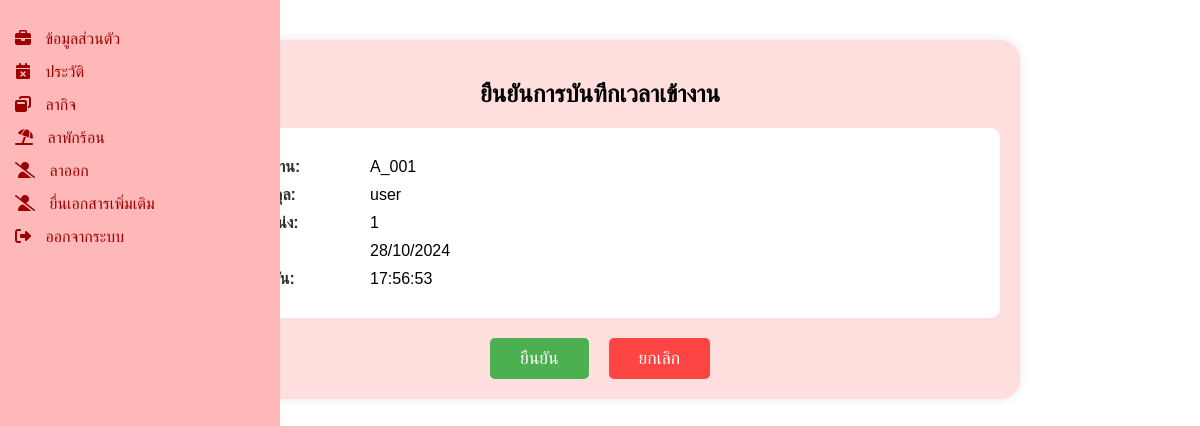
The app's page /frontend/timelog_in.php (signed in) with its own data.
### tables this page shows
CREATE TABLE `tb_data` (
  `data_id` int(11) NOT NULL,
  `user_id` int(11) NOT NULL,
  `user_no` varchar(45) DEFAULT NULL,
  `data_macAddress` varchar(45) DEFAULT NULL,
  `data_name` varchar(255) DEFAULT NULL
);

CREATE TABLE `tb_user` (
  `user_id` int(11) NOT NULL,
  `user_no` varchar(45) DEFAULT NULL,
  `user_name` varchar(255) DEFAULT NULL,
  `user_startDate` date DEFAULT NULL,
  `user_exp` varchar(50) DEFAULT NULL,
  `user_idNumber` int(11) DEFAULT NULL,
  `user_phoneNumber` varchar(11) DEFAULT NULL,
  `user_Date` date DEFAULT NULL,
  `user_age` varchar(255) DEFAULT NULL,
  `user_day` varchar(45) DEFAULT NULL,
  `user_username` varchar(45) DEFAULT NULL,
  `user_password` varchar(45) DEFAULT NULL,
  `user_gender` varchar(45) DEFAULT NULL,
  `position_id` int(11) NOT NULL
);

### frontend/timelog_in.php (the view, shortened to what this page needs)
<?php
$conn = new class_conn();
$connection = $conn->connect();
$username = $_SESSION['username'];
$query = "SELECT u.user_id, u.user_no, u.user_name, u.position_id, d.data_id
          FROM tb_user u
          LEFT JOIN tb_data d ON u.user_id = d.user_id
          WHERE u.user_username = ?";
$stmt = mysqli_prepare($connection, $query);
mysqli_stmt_bind_param($stmt, "s", $username);
mysqli_stmt_execute($stmt);
$result = mysqli_stmt_get_result($stmt);
$user_data = mysqli_fetch_assoc($result);
$today = date('Y-m-d');
$check_query = "SELECT * FROM tb_timelog WHERE user_id = ? AND DATE(timelog_date) = ?";
$check_stmt = mysqli_prepare($connection, $check_query);
mysqli_stmt_bind_param($check_stmt, "is", $user_data['user_id'], $today);
mysqli_stmt_execute($check_stmt);
$check_result = mysqli_stmt_get_result($check_stmt);
$already_logged = mysqli_num_rows($check_result) > 0;
?>
<!DOCTYPE html>
<html lang="en">
<head>
</head>
<body>
    <?php include 'sidebar.php'; ?>
    <div class="confirm-container">
        <h2 style="text-align: center;">ยืนยันการบันทึกเวลาเข้างาน</h2>
        <div class="confirm-info">
            <div class="info-row">
                <span class="info-label">รหัสพนักงาน:</span>
                <span><?php echo htmlspecialchars($user_data['user_no']); ?></span>
            </div>
            <div class="info-row">
                <span class="info-label">ชื่อ-นามสกุล:</span>
                <span><?php echo htmlspecialchars($user_data['user_name']); ?></span>
            </div>
            <div class="info-row">
                <span class="info-label">รหัสตำแหน่ง:</span>
                <span><?php echo htmlspecialchars($user_data['position_id']); ?></span>
            </div>
            <div class="info-row">
                <span class="info-label">วันที่:</span>
                <span id="current-date"><?php echo date('d/m/Y'); ?></span>
            </div>
            <div class="info-row">
                <span class="info-label">เวลาปัจจุบัน:</span>
                <span id="current-time"></span>
            </div>
        </div>
        <?php if ($already_logged): ?>
            <div class="warning">คุณได้บันทึกเวลาเข้างานของวันนี้ไปแล้ว</div>
            <div class="button-container">
                <a href="show_profile.php" class="confirm-button confirm-no">กลับ</a>
            </div>
        <?php else: ?>
            <div class="button-container">
                <button onclick="confirmTimeLog()" class="confirm-button confirm-yes">ยืนยัน</button>
                <a href="show_profile.php" class="confirm-button confirm-no">ยกเลิก</a>
            </div>
        <?php endif; ?>
    </div>
</body>
</html>

### frontend/css/sidebar.css (style rules this page uses)
body { font-family: Arial, sans-serif; margin: 0; padding: 0; background-color: #FFFFFF; }

### frontend/timelog_in.php (style rules this page uses)
.confirm-container { background-color: #FFDEDE; padding: 20px; border-radius: 20px; max-width: 800px; margin: 40px auto; box-shadow: 0 0 10px rgba(0, 0, 0, 0.1); }
.confirm-info { background-color: white; padding: 20px; border-radius: 10px; margin-bottom: 20px; }
.info-row { margin: 10px 0; display: flex; align-items: center; }
.info-label { font-weight: bold; width: 150px; color: #333; }
.button-container { display: flex; justify-content: center; gap: 20px; margin-top: 20px; }
.confirm-button { padding: 10px 30px; border: none; border-radius: 5px; cursor: pointer; font-size: 1.1em; text-decoration: none; color: white; }
.confirm-yes { background-color: #4CAF50; }
.confirm-no { background-color: #ff4444; }

### records on screen
tb_data: user.user_no "A_001", user.user_name "user", user.position_id "1"
